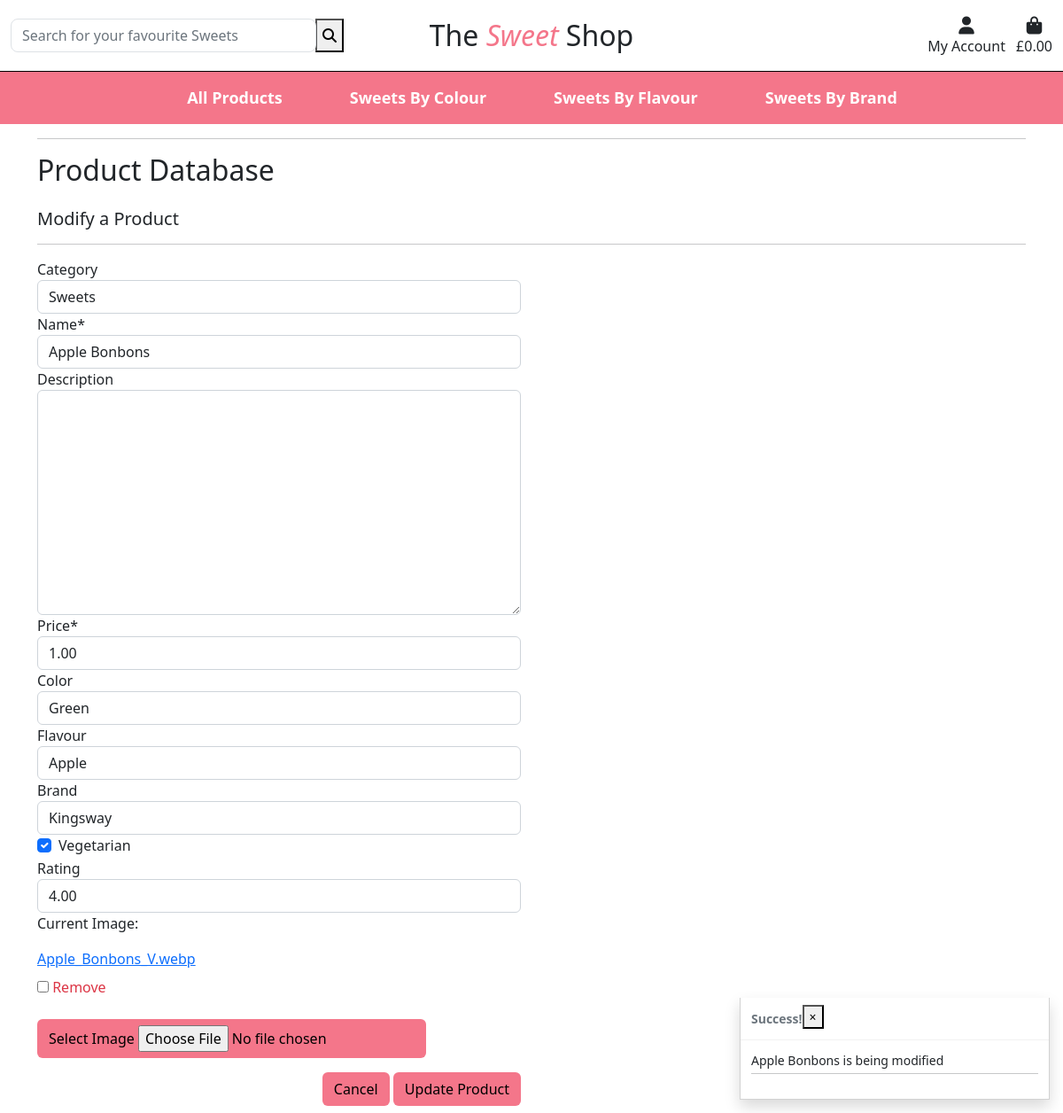
Screenshot of /products/modify/6/ (signed in) with the database file from the repository.
### products/models.py (models this page shows, shortened)
class Product(models.Model):
    category = models.ForeignKey('Category', null=True, blank=True, on_delete=models.SET_NULL)
    name = models.CharField(max_length=254)
    description = models.TextField(null=True, blank=True)
    price = models.DecimalField(max_digits=6, decimal_places=2)
    color = models.CharField(max_length=254, null=True, blank=True)
    flavour = models.CharField(max_length=254, null=True, blank=True)
    brand = models.CharField(max_length=254, null=True, blank=True)
    vegetarian = models.BooleanField()
    rating = models.DecimalField(max_digits=6, decimal_places=2, null=True, blank=True)
    image = models.ImageField(null=True, blank=True)

### products/views.py (the view)
# urls.py: path('modify/<int:product_id>/', views.modify_product, name='modify_product'),
@login_required()
def modify_product(request, product_id):
    if not request.user.is_superuser:
        messages.error(request, 'This function is only available for superusers')
        return redirect(reverse('home'))
    product = get_object_or_404(Product, pk=product_id)
    if request.method == 'POST':
        form = ModifyProductsForm(request.POST, request.FILES, instance=product)
        if form.is_valid():
            form.save()
            messages.success(request, 'Product Updated')
            return redirect(reverse('product_detail', args=[product.id]))
        else:
            messages.error(request, 'Product could not be modified, Please ensure the form is correct and there are no missing fields')
    else:
        form = ModifyProductsForm(instance=product)
        messages.info(request, f'{product.name} is being modified')
    template = 'products/modify_product.html'
    context = {
        'form': form,
        'product': product,
    }
    return render(request, template, context)

### products/forms.py
class ModifyProductsForm(forms.ModelForm):
    class Meta:
        model = Product
        fields = '__all__'
    image = forms.ImageField(label='Image', required=False, widget=CustomClearableFileInput)
    def __init__(self, *args, **kwargs):
        super().__init__(*args, **kwargs)
        categories = Category.objects.all()
        friendly_names = [(c.id, c.get_friendly_name()) for c in categories]
        self.fields['category'].choices = friendly_names
        for field_name, field in self.fields.items():
            field.widget.attrs['class'] = 'border-black'

### products/models.py (called while the page is built)
    def get_friendly_name(self):
        return self.friendly_name

### shopping_bag/contexts.py (called while the page is built, shortened)
def shopping_bag_contents(request):
    shopping_bag_items = []
    total = 0
    product_count = 0
    shopping_bag = request.session.get('shopping_bag', {})
    grand_total = total
    context = {
        'shopping_bag_items': shopping_bag_items,
        'total': total,
        'product_count': product_count,
        'grand_total': grand_total,
    }
    return context

### products/templates/products/modify_product.html (shortened to what this page needs)
{% extends "base.html" %}
{% load static %}
{% block content %}
    <div class="container push-down">
        <div class="row">
            <div class="col">
                <hr>
                <h2 class="mb-4">Product Database</h2>
                <h5>Modify a Product</h5>
                <hr>
            </div>
        </div>
        <div class="row">
            <div class="col-12 col-md-6">
                <form method="POST" action="{% url 'modify_product' %}" class="form mb-2" enctype="multipart/form-data">
                    {% for field in form %}
                        {% if field.name != 'image' %}
                            {{ field | as_crispy_field }}
                        {% else %}
                            {{ field }}
                        {% endif %}
                    {% endfor %}
                    <div class="text-end">
                        <a href="{% url 'products' %}" class="btn">Cancel</a>
                        <button class="btn" type="submit">Update Product</button>
                    </div>
                </form>
            </div>
        </div>
    </div>
{% endblock %}

### products/templates/products/custom_widget_templates/custom_clearable_file_input.html (shortened to what this page needs)
{% if widget.is_initial %}
    <p>{{ widget.initial_text }}:</p>
    <a href="{{ widget.value.url }}">
        {{ widget.value }}
    </a>
    {% if not widget.required %}
    <div class="custom-control custom-checkbox mt-2">
        <input class="custom-control-input" type="checkbox" name="{{ widget.checkbox_name }}" id="{{ widget.checkbox_id }}">
        <label class="custom-control-label text-danger" for="{{ widget.checkbox_id }}">{{ widget.clear_checkbox_label }}</label>
    </div>
    {% endif %}<br>
{% endif %}
<span class="btn">
    Select Image <input id="new-image" type="{{ widget.type }}" name="{{ widget.name }}"{% include "django/forms/widgets/attrs.html" %}>
</span>

### static/css/base.css (style rules this page uses)
.push-down { margin-top: 140px; }
.btn { background-color: #f4768a; color: black; }

### rows the page displays
Product: category "Sweets" "Apple Bonbons" "1.00" "Green" "Apple" "Kingsway" "☑" "4.00", value "Apple_Bonbons_V.webp"

### other values shown
{{ message }} "Apple Bonbons is being modified"
{{ widget.initial_text }} "Current Image"
{{ widget.clear_checkbox_label }} "Remove"
